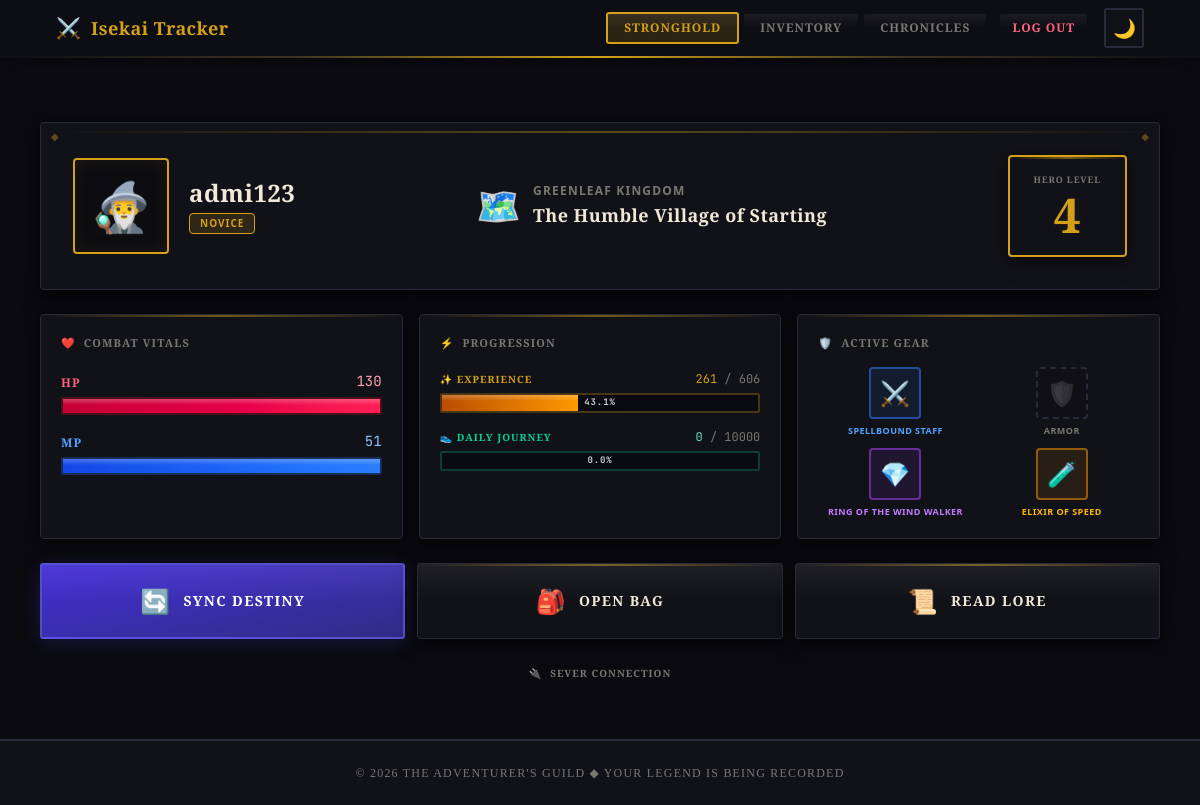
The page /dashboard/ (signed in) on the database as committed earlier.
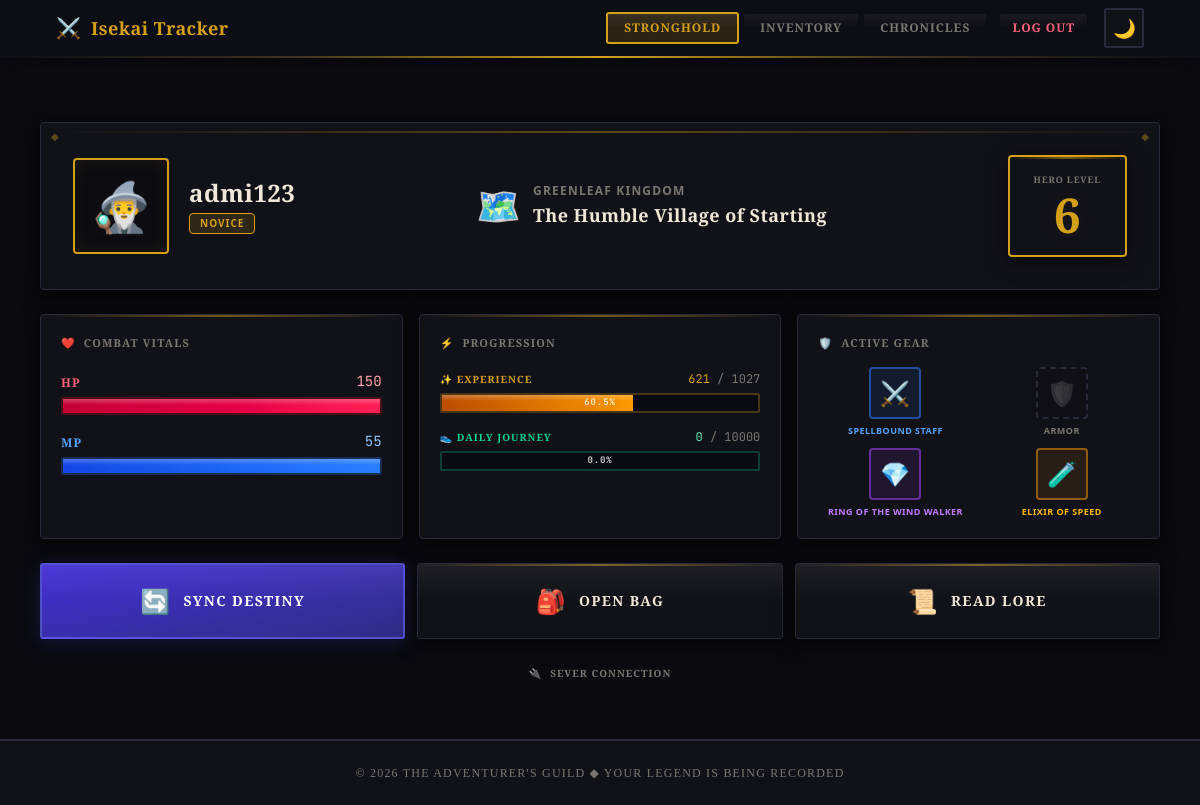
The same page on the database as committed later.
### players/models.py (models this page shows, shortened)
class PlayerProfile(models.Model):
    user = models.OneToOneField(User, on_delete=models.CASCADE)
    level = models.PositiveIntegerField(default=1)
    exp = models.PositiveIntegerField(default=0)
    hp = models.PositiveIntegerField(default=100)
    mana = models.PositiveIntegerField(default=20)
    character_class = models.CharField(max_length=100, default="Novice")
    google_access_token = models.TextField(null=True, blank=True)
    google_refresh_token = models.TextField(null=True, blank=True)
    google_token_uri = models.URLField(null=True, blank=True)
    google_client_id = models.TextField(null=True, blank=True)
    google_client_secret = models.TextField(null=True, blank=True)
    current_location = models.CharField(
        max_length=255,
        default="The Humble Village of Starting"
    )
    visual_description = models.TextField(
        default="Male Isekai protagonist, messy black hair, sharp blue eyes, athletic build"
    )
    world_region = models.CharField(
        max_length=100,
        default="Greenleaf Kingdom"
    )
    ai_seed = models.IntegerField(default=42)
    @property
    def exp_to_next_level(self):
        import math
        from tracker.constants import BASE_XP_REQ, LEVEL_EXPONENT
        return math.floor(BASE_XP_REQ * (self.level ** LEVEL_EXPONENT))
    @property
    def exp_progress_percentage(self):
        req = self.exp_to_next_level
        if req == 0: return 100
        perc = (self.exp / req) * 100
        return min(max(perc, 0), 100)

### players/views.py (the view)
# urls.py: path('dashboard/', views.dashboard, name='dashboard'),
@login_required
def dashboard(request):
    from datetime import date
    from tracker.models import DailyStepLog
    player = PlayerProfile.objects.get(user=request.user)
    equipped_list = InventoryItem.objects.filter(
        player=player,
        is_equipped=True
    ).select_related('item')
    equipment = {
        'weapon': equipped_list.filter(item__item_type='WEAPON').first(),
        'armor': equipped_list.filter(item__item_type='ARMOR').first(),
        'artifact': equipped_list.filter(item__item_type='ARTIFACT').first(),
        'consumable': equipped_list.filter(item__item_type='CONSUMABLE').first(),
    }
    today_log = DailyStepLog.objects.filter(user=request.user, date=date.today()).first()
    today_steps = today_log.steps if today_log else 0
    step_goal = 10000
    step_progress_percentage = min((today_steps / step_goal) * 100, 100)
    context = {
        'player': player,
        'equipment': equipment,
        'today_steps': today_steps,
        'step_goal': step_goal,
        'step_progress_percentage': step_progress_percentage,
    }
    return render(request, 'players/dashboard.html', context)

### templates/players/dashboard.html (shortened to what the changed rows need)
{% extends 'base.html' %}
{% block content %}
<div class="max-w-6xl mx-auto px-4 py-10 pt-16">
    {% if player %}
    <div class="rpg-panel rpg-ornament overflow-hidden mb-6">
        <div class="p-6 md:p-8">
            <div class="flex flex-col md:flex-row items-center gap-6">
                <div class="flex items-center gap-5 flex-shrink-0">
                    <div class="relative">
                        <div class="w-20 h-20 md:w-24 md:h-24 rounded bg-black/30 border-2 flex items-center justify-center text-4xl md:text-5xl relative" style="border-color: var(--rpg-accent);">
                            <div class="absolute inset-0 rounded" style="box-shadow: inset 0 0 20px var(--rpg-glow);"></div>
                            🧙‍♂️
                        </div>
                    </div>
                    <div>
                        <h1 class="font-rpg text-xl md:text-2xl font-bold rpg-heading tracking-wide">{{ player.user.username }}</h1>
                        <span class="inline-block px-2.5 py-0.5 rounded-sm text-[10px] font-bold uppercase tracking-widest mt-1 rpg-accent-text" style="background: var(--rpg-accent-dim); border: 1px solid var(--rpg-accent);">{{ player.character_class }}</span>
                    </div>
                </div>
                <div class="flex-1 flex items-center gap-3 md:justify-center">
                    <span class="text-3xl md:text-4xl hidden md:block">🗺️</span>
                    <div class="text-center md:text-left">
                        <p class="rpg-muted text-[10px] md:text-xs font-bold uppercase tracking-widest mb-0.5">{{ player.world_region }}</p>
                        <h2 class="font-rpg text-base md:text-lg font-bold rpg-heading tracking-wide">{{ player.current_location }}</h2>
                    </div>
                </div>
                <div class="flex-shrink-0">
                    <div class="rpg-panel px-6 py-4 text-center" style="border-color: var(--rpg-accent); border-width: 2px;">
                        <p class="text-[9px] rpg-muted font-bold uppercase tracking-widest mb-1 font-rpg">Hero Level</p>
                        <p class="text-4xl md:text-5xl font-bold rpg-accent-text font-rpg leading-none" style="text-shadow: 0 0 20px var(--rpg-glow);">
                            {{ player.level }}
                        </p>
                    </div>
                </div>
            </div>
        </div>
    </div>
    <div class="grid grid-cols-1 lg:grid-cols-3 gap-4 mb-6">
        <div class="rpg-panel p-5">
            <h3 class="text-[11px] font-rpg font-bold rpg-muted mb-5 uppercase tracking-widest flex items-center gap-2">
                <span class="text-rose-400">❤️</span> COMBAT VITALS
            </h3>
            <div class="space-y-4">
                <div class="group cursor-default">
                    <div class="flex justify-between items-end mb-1.5">
                        <span class="text-rose-400 font-bold tracking-widest uppercase text-xs font-rpg">HP</span>
                        <span class="text-rose-300 font-mono text-sm" style="font-family: var(--font-mono);">{{ player.hp }}</span>
                    </div>
                    <div class="stat-bar-track" style="border-color: rgba(220,38,38,0.3);">
                        <div class="stat-bar-fill bg-gradient-to-r from-rose-700 to-rose-500 w-full"></div>
                    </div>
                </div>
                <div class="group cursor-default">
                    <div class="flex justify-between items-end mb-1.5">
                        <span class="text-blue-400 font-bold tracking-widest uppercase text-xs font-rpg">MP</span>
                        <span class="text-blue-300 font-mono text-sm" style="font-family: var(--font-mono);">{{ player.mana }}</span>
                    </div>
                    <div class="stat-bar-track" style="border-color: rgba(59,130,246,0.3);">
                        <div class="stat-bar-fill bg-gradient-to-r from-blue-700 to-blue-500 w-full"></div>
                    </div>
                </div>
            </div>
        </div>
        <div class="rpg-panel p-5">
            <h3 class="text-[11px] font-rpg font-bold rpg-muted mb-5 uppercase tracking-widest flex items-center gap-2">
                <span class="text-amber-400">⚡</span> PROGRESSION
            </h3>
            <div class="space-y-4">
                <div class="group cursor-default">
                    <div class="flex justify-between items-end mb-1.5">
                        <span class="rpg-accent-text font-bold tracking-widest uppercase text-[10px] font-rpg">✨ Experience</span>
                        <span class="font-mono text-xs" style="font-family: var(--font-mono); color: var(--rpg-accent);">{{ player.exp }} <span class="rpg-muted">/ {{ player.exp_to_next_level }}</span></span>
                    </div>
                    <div class="stat-bar-track relative" style="border-color: rgba(212,160,23,0.3); height: 20px;">
                        <div class="stat-bar-fill bg-gradient-to-r from-amber-700 to-amber-500" style="width: {{ player.exp_progress_percentage }}%;"></div>
                        <div class="absolute inset-0 flex items-center justify-center pointer-events-none">
                            <span class="text-[9px] font-bold text-white/80 drop-shadow-md uppercase tracking-widest" style="font-family: var(--font-mono);">{{ player.exp_progress_percentage|floatformat:1 }}%</span>
                        </div>
                    </div>
                </div>
                <div class="group cursor-default">
                    <div class="flex justify-between items-end mb-1.5">
                        <span class="text-emerald-400 font-bold tracking-widest uppercase text-[10px] font-rpg">👟 Daily Journey</span>
                        <span class="text-emerald-300 font-mono text-xs" style="font-family: var(--font-mono);">{{ today_steps }} <span class="rpg-muted">/ {{ step_goal }}</span></span>
                    </div>
                    <div class="stat-bar-track relative" style="border-color: rgba(16,185,129,0.3); height: 20px;">
                        <div class="absolute inset-0 flex items-center justify-center pointer-events-none">
                            <span class="text-[9px] font-bold text-white/80 drop-shadow-md uppercase tracking-widest" style="font-family: var(--font-mono);">{{ step_progress_percentage|floatformat:1 }}%</span>
                        </div>
                    </div>
                </div>
            </div>
        </div>
        <div class="rpg-panel p-5">
            <h3 class="text-[11px] font-rpg font-bold rpg-muted mb-4 uppercase tracking-widest flex items-center gap-2">
                <span class="text-purple-400">🛡️</span> ACTIVE GEAR
            </h3>
            <div class="grid grid-cols-2 gap-3">
                <div class="flex flex-col items-center gap-1.5 group">
                    <div class="w-13 h-13 rounded-sm border-2 flex items-center justify-center transition-all duration-200 group-hover:scale-105
                        {% if equipment.weapon %} border-blue-500/50 bg-blue-500/10 {% else %} border-dashed bg-black/10 {% endif %}" style="{% if not equipment.weapon %}border-color: var(--rpg-border);{% endif %}">
                        <span class="text-2xl {% if not equipment.weapon %}opacity-20 grayscale{% endif %}">⚔️</span>
                    </div>
                    <span class="text-[9px] font-bold uppercase tracking-wider text-center leading-tight {% if equipment.weapon %}text-blue-400{% else %}rpg-muted{% endif %}">
                        {% if equipment.weapon %}{{ equipment.weapon.item.name }}{% else %}Weapon{% endif %}
                    </span>
                </div>
                <div class="flex flex-col items-center gap-1.5 group">
                    <div class="w-13 h-13 rounded-sm border-2 flex items-center justify-center transition-all duration-200 group-hover:scale-105
                        {% if equipment.armor %} border-emerald-500/50 bg-emerald-500/10 {% else %} border-dashed bg-black/10 {% endif %}" style="{% if not equipment.armor %}border-color: var(--rpg-border);{% endif %}">
                        <span class="text-2xl {% if not equipment.armor %}opacity-20 grayscale{% endif %}">🛡️</span>
                    </div>
                    <span class="text-[9px] font-bold uppercase tracking-wider text-center leading-tight {% if equipment.armor %}text-emerald-400{% else %}rpg-muted{% endif %}">
                        {% if equipment.armor %}{{ equipment.armor.item.name }}{% else %}Armor{% endif %}
                    </span>
                </div>
                <div class="flex flex-col items-center gap-1.5 group">
                    <div class="w-13 h-13 rounded-sm border-2 flex items-center justify-center transition-all duration-200 group-hover:scale-105
                        {% if equipment.artifact %} border-purple-500/50 bg-purple-500/10 {% else %} border-dashed bg-black/10 {% endif %}" style="{% if not equipment.artifact %}border-color: var(--rpg-border);{% endif %}">
                        <span class="text-2xl {% if not equipment.artifact %}opacity-20 grayscale{% endif %}">💎</span>
                    </div>
                    <span class="text-[9px] font-bold uppercase tracking-wider text-center leading-tight {% if equipment.artifact %}text-purple-400{% else %}rpg-muted{% endif %}">
                        {% if equipment.artifact %}{{ equipment.artifact.item.name }}{% else %}Artifact{% endif %}
                    </span>
                </div>
                <div class="flex flex-col items-center gap-1.5 group">
                    <div class="w-13 h-13 rounded-sm border-2 flex items-center justify-center transition-all duration-200 group-hover:scale-105
                        {% if equipment.consumable %} border-amber-500/50 bg-amber-500/10 {% else %} border-dashed bg-black/10 {% endif %}" style="{% if not equipment.consumable %}border-color: var(--rpg-border);{% endif %}">
                        <span class="text-2xl {% if not equipment.consumable %}opacity-20 grayscale{% endif %}">🧪</span>
                    </div>
                    <span class="text-[9px] font-bold uppercase tracking-wider text-center leading-tight {% if equipment.consumable %}text-amber-400{% else %}rpg-muted{% endif %}">
                        {% if equipment.consumable %}{{ equipment.consumable.item.name }}{% else %}Consumable{% endif %}
                    </span>
                </div>
            </div>
        </div>
    </div>
    <div class="grid grid-cols-1 md:grid-cols-3 gap-3 mb-3">
        <a href="{% url 'sync_google_fit' %}" class="rpg-btn group bg-gradient-to-br from-indigo-700 to-indigo-900 border-2 border-indigo-400/40 hover:border-indigo-300 p-5 flex items-center justify-center gap-3 text-center" style="box-shadow: 0 4px 20px rgba(79,70,229,0.2);">
            <span class="text-2xl group-hover:rotate-12 transition-transform duration-300 relative z-10">🔄</span>
            <span class="font-rpg tracking-widest text-sm text-white relative z-10">Sync Destiny</span>
        </a>
        <a href="{% url 'inventory' %}" class="rpg-btn group rpg-panel border-2 hover:border-emerald-500/50 p-5 flex items-center justify-center gap-3 text-center">
            <span class="text-2xl group-hover:scale-110 transition-transform duration-300">🎒</span>
            <span class="font-rpg tracking-widest text-sm rpg-heading">Open Bag</span>
        </a>
        <a href="{% url 'adventure_log' %}" class="rpg-btn group rpg-panel border-2 hover:border-amber-500/50 p-5 flex items-center justify-center gap-3 text-center">
            <span class="text-2xl group-hover:scale-110 transition-transform duration-300">📜</span>
            <span class="font-rpg tracking-widest text-sm rpg-heading">Read Lore</span>
        </a>
    </div>
    {% if player.google_refresh_token %}
    <div class="text-center pt-2 pb-4">
        <a href="{% url 'unsync_google_fit' %}" class="rpg-muted hover:text-rose-400 text-[10px] font-bold uppercase tracking-widest transition-colors duration-200 inline-flex items-center gap-2 group font-rpg">
            <span class="group-hover:rotate-12 transition-transform">🔌</span> Sever Connection
        </a>
    </div>
    {% endif %}
    {% endif %}
</div>
{% endblock %}

Rows that differ between the two databases and show on the page:
changed PlayerProfile "The Humble Village of Starting": level "4" → "6"; hp "130" → "150"; mana "51" → "55"; exp "261" → "621"; exp_to_next_level "606" → "1027"; exp_progress_percentage "43.1" → "60.5"
